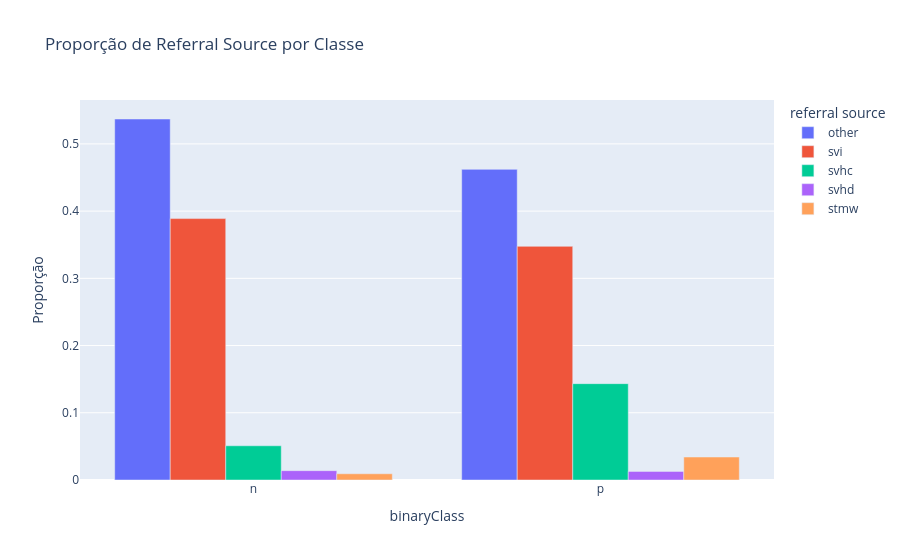

Notebook code cell kept with this figure:
### Markdown cell above
Aqui observo que em nosso alvo positivo, os homens crescem um pouco na proporção, isso sem levar em conta que a nossa base esta desbalanceada, contendo mais registro de mulher do que os homens.

### Code cell
referral = (
    df_original.groupby('binaryClass')['referral source'].value_counts(normalize=True).rename('Proporção').reset_index()
)

fig = px.bar(
    referral,
    x='binaryClass',
    y='Proporção',
    color='referral source',
    title='Proporção de Referral Source por Classe',
    barmode='group'
)

fig.show()

### Figure 1 — Plotly figure (JSON) as saved in the notebook; plotly's stock layout.template omitted (floating-point values rounded to 4 significant figures)
{"data": [{"alignmentgroup": "True", "hovertemplate": "referral source=other<br>binaryClass=%{x}<br>Proporção=%{y}<extra></extra>", "legendgroup": "other", "marker": {"color": "#636efa", "pattern": {"shape": ""}}, "name": "other", "offsetgroup": "other", "orientation": "v", "showlegend": true, "textposition": "auto", "type": "bar", "x": ["n", "p"], "xaxis": "x", "y": [0.537, 0.4621], "yaxis": "y"}, {"alignmentgroup": "True", "hovertemplate": "referral source=svi<br>binaryClass=%{x}<br>Proporção=%{y}<extra></extra>", "legendgroup": "svi", "marker": {"color": "#EF553B", "pattern": {"shape": ""}}, "name": "svi", "offsetgroup": "svi", "orientation": "v", "showlegend": true, "textposition": "auto", "type": "bar", "x": ["n", "p"], "xaxis": "x", "y": [0.3889, 0.3476], "yaxis": "y"}, {"alignmentgroup": "True", "hovertemplate": "referral source=svhc<br>binaryClass=%{x}<br>Proporção=%{y}<extra></extra>", "legendgroup": "svhc", "marker": {"color": "#00cc96", "pattern": {"shape": ""}}, "name": "svhc", "offsetgroup": "svhc", "orientation": "v", "showlegend": true, "textposition": "auto", "type": "bar", "x": ["n", "p"], "xaxis": "x", "y": [0.05093, 0.1433], "yaxis": "y"}, {"alignmentgroup": "True", "hovertemplate": "referral source=svhd<br>binaryClass=%{x}<br>Proporção=%{y}<extra></extra>", "legendgroup": "svhd", "marker": {"color": "#ab63fa", "pattern": {"shape": ""}}, "name": "svhd", "offsetgroup": "svhd", "orientation": "v", "showlegend": true, "textposition": "auto", "type": "bar", "x": ["n", "p"], "xaxis": "x", "y": [0.01389, 0.01277], "yaxis": "y"}, {"alignmentgroup": "True", "hovertemplate": "referral source=stmw<br>binaryClass=%{x}<br>Proporção=%{y}<extra></extra>", "legendgroup": "stmw", "marker": {"color": "#FFA15A", "pattern": {"shape": ""}}, "name": "stmw", "offsetgroup": "stmw", "orientation": "v", "showlegend": true, "textposition": "auto", "type": "bar", "x": ["n", "p"], "xaxis": "x", "y": [0.009259, 0.03418], "yaxis": "y"}], "layout": {"barmode": "group", "legend": {"title": {"text": "referral source"}, "tracegroupgap": 0}, "title": {"text": "Proporção de Referral Source por Classe"}, "xaxis": {"anchor": "y", "domain": [0, 1], "title": {"text": "binaryClass"}}, "yaxis": {"anchor": "x", "domain": [0, 1], "title": {"text": "Proporção"}}}}
